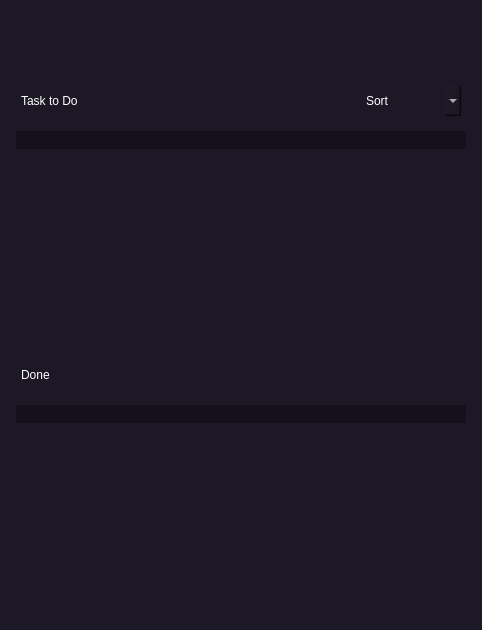
<?xml version="1.0" encoding="UTF-8"?>
<ui version="4.0">
 <class>MainWindow</class>
 <widget class="QWidget" name="MainWindow">
  <property name="geometry">
   <rect>
    <x>0</x>
    <y>0</y>
    <width>480</width>
    <height>630</height>
   </rect>
  </property>
  <property name="sizePolicy">
   <sizepolicy hsizetype="Fixed" vsizetype="Fixed">
    <horstretch>0</horstretch>
    <verstretch>0</verstretch>
   </sizepolicy>
  </property>
  <property name="maximumSize">
   <size>
    <width>530</width>
    <height>800</height>
   </size>
  </property>
  <property name="windowTitle">
   <string>Widget</string>
  </property>
  <property name="styleSheet">
   <string notr="true">background: #1D1825;</string>
  </property>
  <layout class="QVBoxLayout" name="verticalLayout_4">
   <item alignment="Qt::AlignmentFlag::AlignHCenter">
    <widget class="QWidget" name="cmdGroup" native="true">
     <property name="sizePolicy">
      <sizepolicy hsizetype="Fixed" vsizetype="Preferred">
       <horstretch>0</horstretch>
       <verstretch>0</verstretch>
      </sizepolicy>
     </property>
     <property name="minimumSize">
      <size>
       <width>460</width>
       <height>30</height>
      </size>
     </property>
     <property name="maximumSize">
      <size>
       <width>460</width>
       <height>60</height>
      </size>
     </property>
     <layout class="QVBoxLayout" name="cmdGroupLayout">
      <property name="leftMargin">
       <number>3</number>
      </property>
      <property name="rightMargin">
       <number>3</number>
      </property>
     </layout>
    </widget>
   </item>
   <item>
    <widget class="QWidget" name="TodoLabelGroup" native="true">
     <property name="sizePolicy">
      <sizepolicy hsizetype="Preferred" vsizetype="Fixed">
       <horstretch>0</horstretch>
       <verstretch>0</verstretch>
      </sizepolicy>
     </property>
     <layout class="QHBoxLayout" name="TodoLabelGroupLayout">
      <property name="spacing">
       <number>8</number>
      </property>
      <property name="sizeConstraint">
       <enum>QLayout::SizeConstraint::SetDefaultConstraint</enum>
      </property>
      <property name="leftMargin">
       <number>10</number>
      </property>
      <property name="rightMargin">
       <number>10</number>
      </property>
      <item>
       <widget class="QLabel" name="label1">
        <property name="sizePolicy">
         <sizepolicy hsizetype="Preferred" vsizetype="Preferred">
          <horstretch>0</horstretch>
          <verstretch>0</verstretch>
         </sizepolicy>
        </property>
        <property name="minimumSize">
         <size>
          <width>300</width>
          <height>30</height>
         </size>
        </property>
        <property name="maximumSize">
         <size>
          <width>390</width>
          <height>30</height>
         </size>
        </property>
        <property name="baseSize">
         <size>
          <width>390</width>
          <height>30</height>
         </size>
        </property>
        <property name="layoutDirection">
         <enum>Qt::LayoutDirection::LeftToRight</enum>
        </property>
        <property name="styleSheet">
         <string notr="true">color: white</string>
        </property>
        <property name="text">
         <string>Task to Do</string>
        </property>
       </widget>
      </item>
      <item>
       <widget class="QComboBox" name="comboBox">
        <property name="sizePolicy">
         <sizepolicy hsizetype="Preferred" vsizetype="Preferred">
          <horstretch>0</horstretch>
          <verstretch>0</verstretch>
         </sizepolicy>
        </property>
        <property name="minimumSize">
         <size>
          <width>100</width>
          <height>30</height>
         </size>
        </property>
        <property name="maximumSize">
         <size>
          <width>100</width>
          <height>30</height>
         </size>
        </property>
        <property name="baseSize">
         <size>
          <width>100</width>
          <height>30</height>
         </size>
        </property>
        <property name="autoFillBackground">
         <bool>false</bool>
        </property>
        <property name="styleSheet">
         <string notr="true">QComboBox { 
	color: white;
	border-radius: 5px; padding: 5px; 
}
QComboBox QAbstractItemView { 
	background-color: #333333;
	 color: white; 
}</string>
        </property>
        <property name="sizeAdjustPolicy">
         <enum>QComboBox::SizeAdjustPolicy::AdjustToContents</enum>
        </property>
        <property name="iconSize">
         <size>
          <width>24</width>
          <height>24</height>
         </size>
        </property>
        <property name="placeholderText">
         <string>Sort</string>
        </property>
        <property name="frame">
         <bool>true</bool>
        </property>
       </widget>
      </item>
     </layout>
    </widget>
   </item>
   <item alignment="Qt::AlignmentFlag::AlignHCenter|Qt::AlignmentFlag::AlignTop">
    <widget class="QWidget" name="TodoListGroup" native="true">
     <property name="sizePolicy">
      <sizepolicy hsizetype="Fixed" vsizetype="Preferred">
       <horstretch>0</horstretch>
       <verstretch>0</verstretch>
      </sizepolicy>
     </property>
     <property name="minimumSize">
      <size>
       <width>450</width>
       <height>0</height>
      </size>
     </property>
     <property name="maximumSize">
      <size>
       <width>450</width>
       <height>16777215</height>
      </size>
     </property>
     <property name="focusPolicy">
      <enum>Qt::FocusPolicy::NoFocus</enum>
     </property>
     <property name="contextMenuPolicy">
      <enum>Qt::ContextMenuPolicy::DefaultContextMenu</enum>
     </property>
     <property name="styleSheet">
      <string notr="true">border-radius: 10px;
background: #15101C;</string>
     </property>
     <layout class="QVBoxLayout" name="TodoListGroupLayout">
      <property name="sizeConstraint">
       <enum>QLayout::SizeConstraint::SetDefaultConstraint</enum>
      </property>
     </layout>
    </widget>
   </item>
   <item>
    <widget class="QWidget" name="doneLabelGroup" native="true">
     <property name="sizePolicy">
      <sizepolicy hsizetype="Preferred" vsizetype="Fixed">
       <horstretch>0</horstretch>
       <verstretch>0</verstretch>
      </sizepolicy>
     </property>
     <layout class="QHBoxLayout" name="doneLabelGroupLayout">
      <property name="leftMargin">
       <number>10</number>
      </property>
      <item>
       <widget class="QLabel" name="label2">
        <property name="minimumSize">
         <size>
          <width>0</width>
          <height>30</height>
         </size>
        </property>
        <property name="maximumSize">
         <size>
          <width>16777215</width>
          <height>30</height>
         </size>
        </property>
        <property name="styleSheet">
         <string notr="true">color: white;</string>
        </property>
        <property name="text">
         <string>Done</string>
        </property>
       </widget>
      </item>
     </layout>
    </widget>
   </item>
   <item alignment="Qt::AlignmentFlag::AlignHCenter|Qt::AlignmentFlag::AlignTop">
    <widget class="QWidget" name="doneListGroup" native="true">
     <property name="sizePolicy">
      <sizepolicy hsizetype="Fixed" vsizetype="Preferred">
       <horstretch>0</horstretch>
       <verstretch>0</verstretch>
      </sizepolicy>
     </property>
     <property name="minimumSize">
      <size>
       <width>450</width>
       <height>0</height>
      </size>
     </property>
     <property name="maximumSize">
      <size>
       <width>450</width>
       <height>1000000</height>
      </size>
     </property>
     <property name="styleSheet">
      <string notr="true">border-radius: 10px;
background: #15101C;</string>
     </property>
     <layout class="QVBoxLayout" name="doneListGroupLayout"/>
    </widget>
   </item>
  </layout>
 </widget>
 <resources/>
 <connections/>
</ui>
